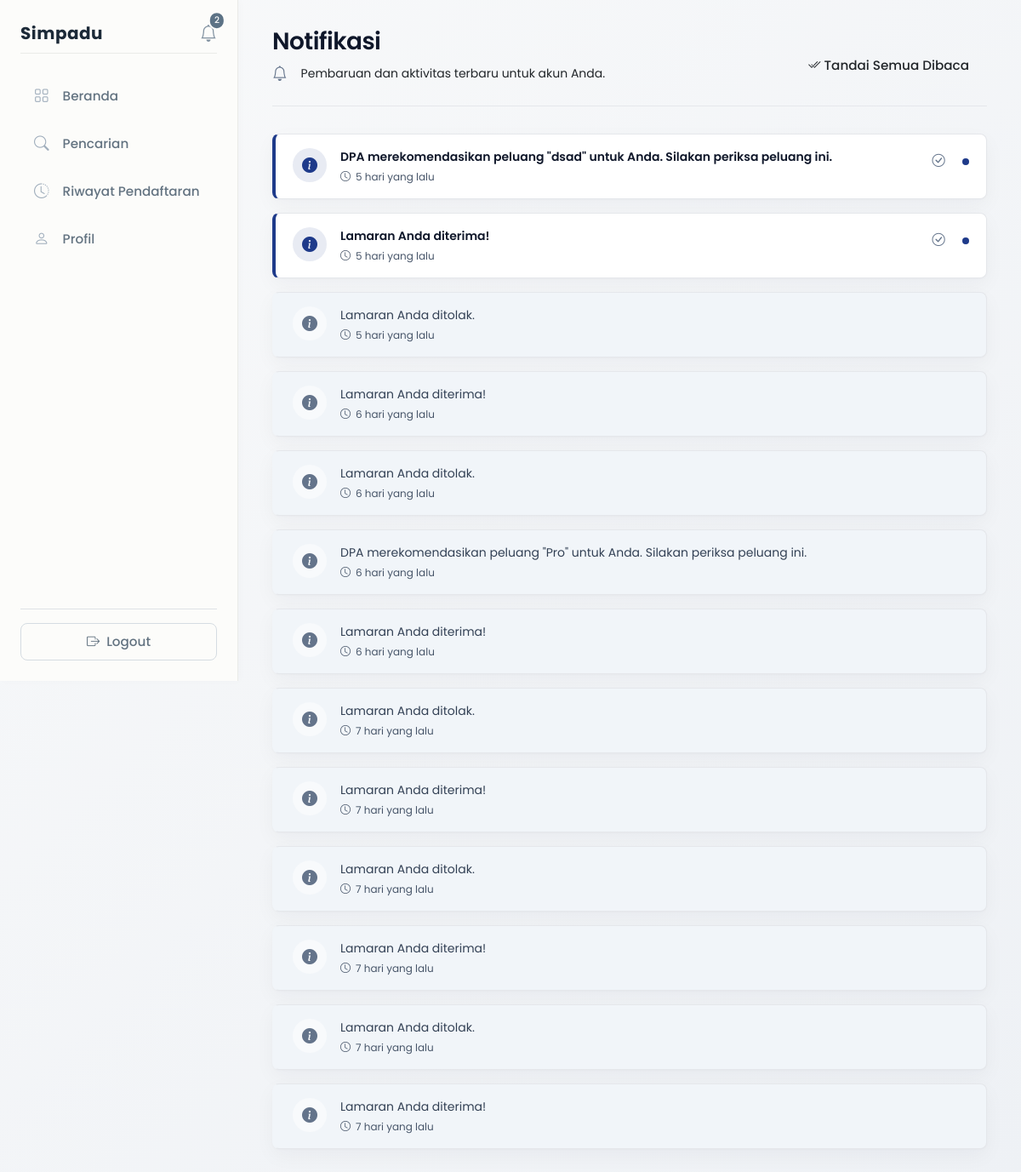
Page /views/notifications.php (signed in) on the earlier database version.
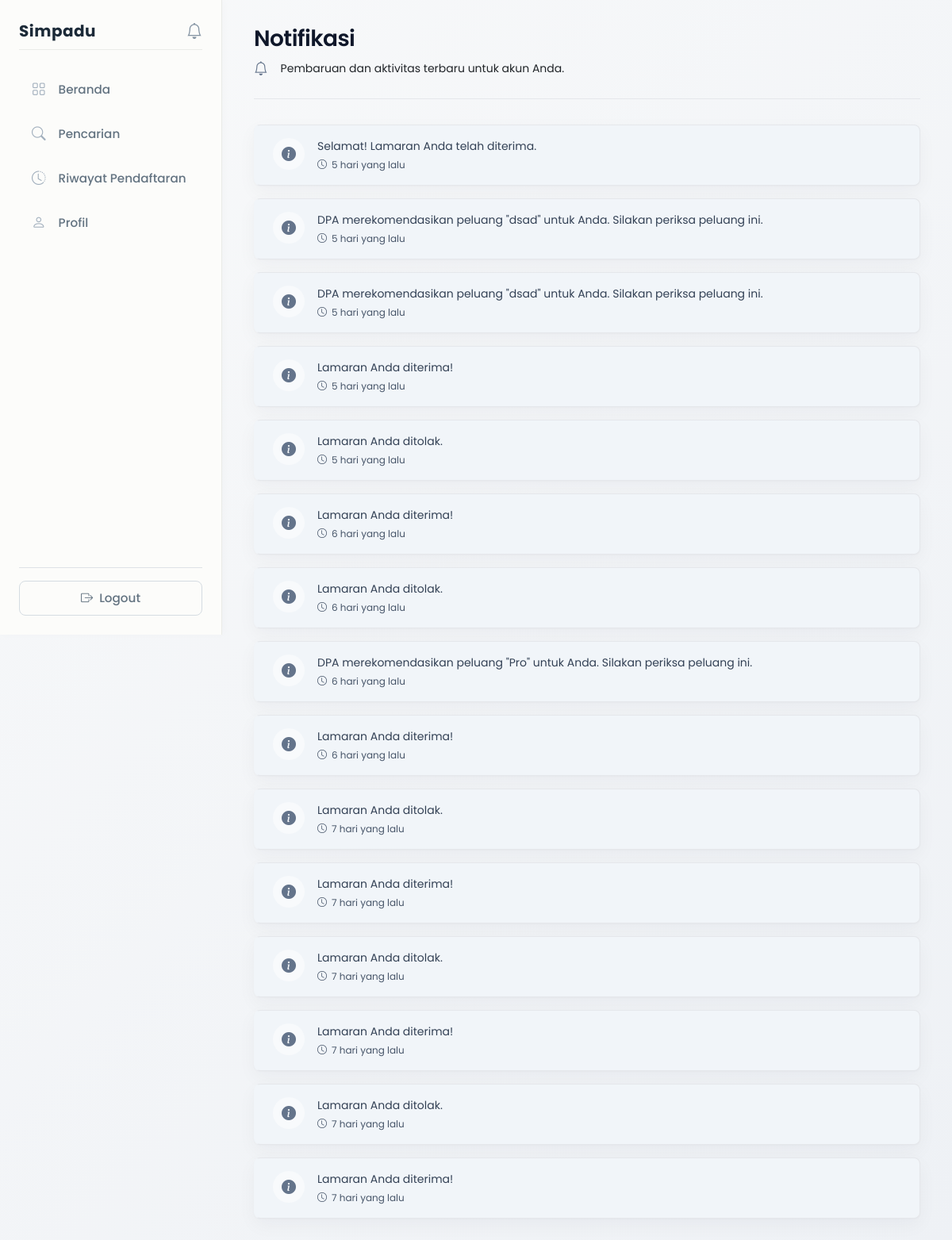
Same page on the later database version.
### tables this page shows
CREATE TABLE `notifikasi` (
  `id` int NOT NULL,
  `user_id` int NOT NULL,
  `pesan` text,
  `pesan_custom` text,
  `tipe_notifikasi` enum('standard','recommendation','result') DEFAULT 'standard',
  `related_id` int DEFAULT NULL,
  `pengirim_id` int DEFAULT NULL,
  `status_baca` tinyint(1) DEFAULT '0',
  `created_at` timestamp NULL DEFAULT CURRENT_TIMESTAMP
);

### core/notification_helper.php (called while the page is built, shortened)
<?php
function getUnreadNotificationCount($conn, $user_id) {
    $query = "SELECT COUNT(*) as unread FROM notifikasi WHERE user_id = ? AND status_baca = 0";
    $stmt = mysqli_prepare($conn, $query);
    mysqli_stmt_bind_param($stmt, 'i', $user_id);
    mysqli_stmt_execute($stmt);
    $result = mysqli_stmt_get_result($stmt);
    $row = mysqli_fetch_assoc($result);
    return $row['unread'] ?? 0;
}
?>

### views/notifications.php (the view, shortened to what the changed rows need)
<?php
include __DIR__ . '/../config/database.php';
$user_id = $_SESSION['user_id'];
$query = "SELECT * FROM notifikasi WHERE user_id = ? ORDER BY created_at DESC";
$stmt = mysqli_prepare($conn, $query);
mysqli_stmt_bind_param($stmt, 'i', $user_id);
mysqli_stmt_execute($stmt);
$result = mysqli_stmt_get_result($stmt);
$notifications = [];
while ($row = mysqli_fetch_assoc($result)) {
    $notifications[] = $row;
}
?>
<!DOCTYPE html>
<html lang="id">
<head>
    <link href="https://cdn.jsdelivr.net/npm/bootstrap@5.3.0/dist/css/bootstrap.min.css" rel="stylesheet">
    <link rel="stylesheet" href="https://cdn.jsdelivr.net/npm/bootstrap-icons@1.11.0/font/bootstrap-icons.css">
    <link rel="stylesheet" href="../assets/css/design-system.css">
    <link rel="stylesheet" href="../assets/css/global.css">
    <link rel="stylesheet" href="../assets/css/layout.css">
    <link rel="stylesheet" href="../assets/css/components.css">
    <link rel="stylesheet" href="../assets/css/dashboard.css"> <link rel="stylesheet" href="../assets/css/notifications.css"> </head>
<body>
<div class="d-flex">
    <?php include __DIR__ . '/layouts/sidebar.php'; ?>
    <div class="content">
        <div class="page-header d-flex flex-column flex-md-row justify-content-between align-items-md-end gap-3">
            <div>
                <h1 class="page-title">Notifikasi</h1>
                <div class="page-subtitle mt-2 d-flex align-items-center">
                </div>
            </div>
            <?php if (!empty(array_filter($notifications, function($n) { return $n['status_baca'] == 0; }))): ?>
                <button class="btn btn-action-secondary" onclick="markAllAsRead()">
                    <i class="bi bi-check2-all"></i> Tandai Semua Dibaca
                </button>
            <?php endif; ?>
        </div>
        <div class="notification-container mt-4">
            <?php if (empty($notifications)): ?>
                <div class="alert-empty-state">
                    <i class="bi bi-bell-slash"></i>
                    <div>
                        <strong>Tidak ada notifikasi baru</strong>
                        <span>Anda sudah membaca semua pemberitahuan saat ini.</span>
                    </div>
                </div>
            <?php else: ?>
                <div class="d-flex flex-column gap-3">
                    <?php foreach ($notifications as $notif): ?>
                        <div class="notification-card <?php echo $notif['status_baca'] == 0 ? 'is-unread' : 'is-read'; ?>"
                             data-notif-id="<?php echo $notif['id']; ?>">
                            <div class="d-flex gap-3 align-items-start">
                                <div class="notification-icon">
                                    <i class="bi bi-info-circle-fill"></i>
                                </div>
                                <div class="notification-content flex-grow-1">
                                    <a href="detail_notification.php?id=<?php echo $notif['id']; ?>" class="notification-link text-decoration-none">
                                        <div class="notification-message">
                                            <?php echo htmlspecialchars($notif['pesan']); ?>
                                        </div>
                                        <div class="notification-meta mt-1">
                                            <i class="bi bi-clock"></i>
                                            <span class="notification-date">
                                                <?php
                                                $date = new DateTime($notif['created_at']);
                                                $now = new DateTime();
                                                $diff = $now->diff($date);
                                                if ($diff->days > 0) {
                                                    echo $diff->days . ' hari yang lalu';
                                                } elseif ($diff->h > 0) {
                                                    echo $diff->h . ' jam yang lalu';
                                                } elseif ($diff->i > 0) {
                                                    echo $diff->i . ' menit yang lalu';
                                                } else {
                                                    echo 'Baru saja';
                                                }
                                                ?>
                                            </span>
                                        </div>
                                    </a>
                                </div>
                                <div class="notification-actions d-flex align-items-center gap-2">
                                    <?php if ($notif['status_baca'] == 0): ?>
                                        <button class="btn btn-icon-ghost" onclick="markAsRead(<?php echo $notif['id']; ?>)" title="Tandai sudah dibaca">
                                            <i class="bi bi-check-circle"></i>
                                        </button>
                                        <span class="unread-dot"></span>
                                    <?php endif; ?>
                                </div>
                            </div>
                        </div>
                    <?php endforeach; ?>
                </div>
            <?php endif; ?>
        </div>
    </div>
</div>
</body>
</html>

### views/layouts/sidebar.php (shortened to what the changed rows need)
<?php
include_once __DIR__ . '/../../core/notification_helper.php';
include_once __DIR__ . '/../../config/database.php';
$unread_count = getUnreadNotificationCount($conn, $_SESSION['user_id']);
?>
<div class="sidebar d-flex flex-column p-4">
    <div class="d-flex justify-content-between align-items-center mb-4 pb-2 border-bottom sidebar-header">
        <a href="<?= BASE_URL ?>/views/notifications.php" class="notification-bell position-relative" title="Notifikasi">
            <i class="bi bi-bell fs-5"></i>
            <?php if ($unread_count > 0): ?>
                <span class="position-absolute top-0 start-100 translate-middle badge rounded-pill bg-primary notification-badge">
                    <?php echo $unread_count; ?>
                </span>
            <?php endif; ?>
        </a>
    </div>
</div>

Differences in the rows shown:
added notifikasi: pesan "Selamat! Lamaran Anda telah diterima.", created_at "5"
added notifikasi: pesan "DPA merekomendasikan peluang \"dsad\" untuk Anda. Silakan periksa peluang ini.", created_at "5"
changed notifikasi (number 3 of 15 on the later page): status_baca 0 → 1 (drawn)
changed notifikasi (number 4 of 15 on the later page): status_baca 0 → 1 (drawn)
Other differences:
$unread_count: "2" → (not shown)
text no longer shown: "Tandai Semua Dibaca"
